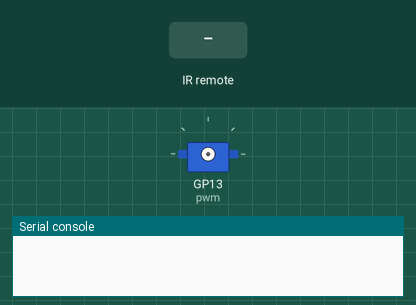
A program run on a simulated Raspberry Pi Pico running MicroPython. Parts: servo, the last lines printed to the serial console. Inputs (shaded band) come from the test bench. Servo angles are drawn from the pulse width (0.5 ms = 0°, 2.5 ms = 180°).

Above: at 1.2 s.
1.3 s: infrared code 0x43 received
2.8 s: infrared code 0x43 received
At 4.0 s:
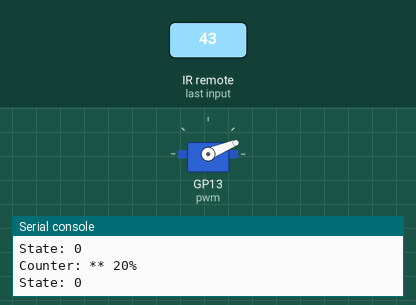
4.3 s: infrared code 0x43 received
At 5.2 s:
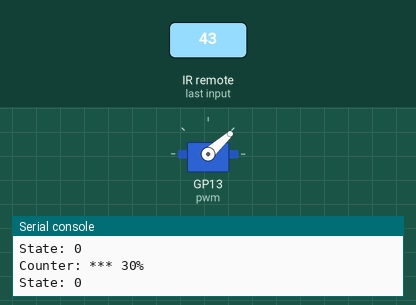
5.8 s: infrared code 0x43 received
At 6.3 s:
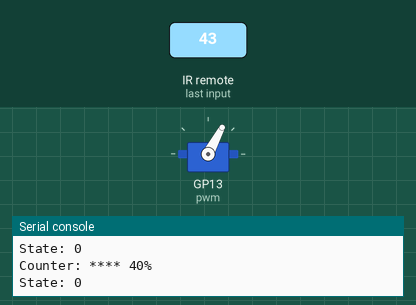
7.3 s: infrared code 0x44 received
At 8.6 s:
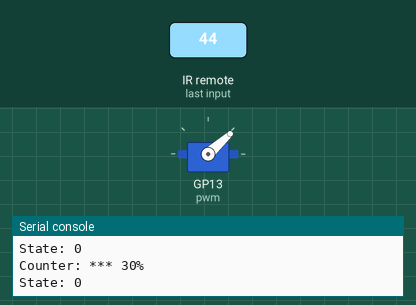
Timing chart, 0 to 9.8 s (numbered marks = the images above; inputs shaded):
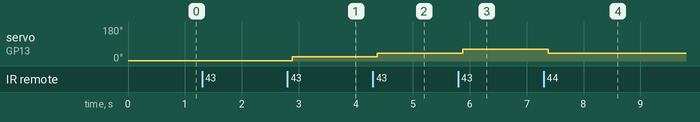

The program:

servo_ir.py
```python
#Generic code for reading and displaying Analog Inputs values
#Library Import
import machine
from time import sleep
from machine import PWM, Pin
from time import sleep
from ir_rx.nec import NEC_8

#Global variable declaration
count = 0
state = 0

#Function definition
#Switching function on global variable state
def switch():
    global state
    state = 1-state
    return state

#Adding function on global variable count
def adder():
    global count
    if count < 10:
        count +=1

#Subtracting function on global variable count
def subber():
    global count
    if count >0:
        count -=1

#Callback to save incoming data from remote control
def ir_callback(data, addr, ctrl):
    global ir_data
    global ir_addr
    if data > 0:
        ir_data = data #Assigning a localdrive variable to input from remote control
        ir_addr = addr
        #print(f'Data {data} Addr {addr}') #Just for checking. During operation should be removed

#Declaring GPIOs
ir = NEC_8(Pin(17, Pin.IN), ir_callback)
pwm = PWM(Pin(13))
pwm.freq(50)

#Initializing remote control variables
ir_data = 0 #initializing global variables for while True
ir_addr = 0 #initializing global variables for while True

while True:
    #Filtering changes from incoming data
    if ir_data > 0:
        if ir_data == 67:   # Button Right
            adder()		#Adds on variable count
        if ir_data == 68:   # Button Ledt
            subber()		#Subtracts on variable count
        if ir_data == 64: # Button OK
            switch()
            count = count * state #State behaves as on/off

        #Actions after pressing buttons
        bar = '*'*count
        print(f'Counter: {bar} {round(count/10*100)}%	\nState: {state}')
        pwm.duty_u16(int(1000 + count/10 * 7200)) #Sending data to servo (1000 - 8200).
        sleep(0.1)
        ir_data = 0			#resets data coming from remote (filters unnecessary data)

   
```

Measured:
- after the input at 2.8 s, servo on GP13 (pwm): 2° → 22° after 0.08 s
- after the input at 4.3 s, servo on GP13 (pwm): 22° → 42° after 0.08 s
- after the input at 5.8 s, servo on GP13 (pwm): 42° → 62° after 0.08 s
- after the input at 7.3 s, servo on GP13 (pwm): 62° → 42° after 0.08 s
